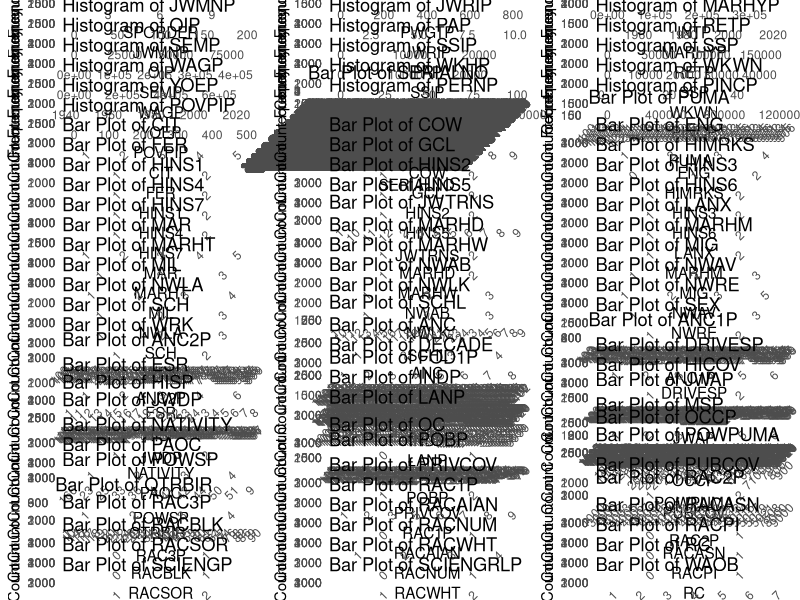
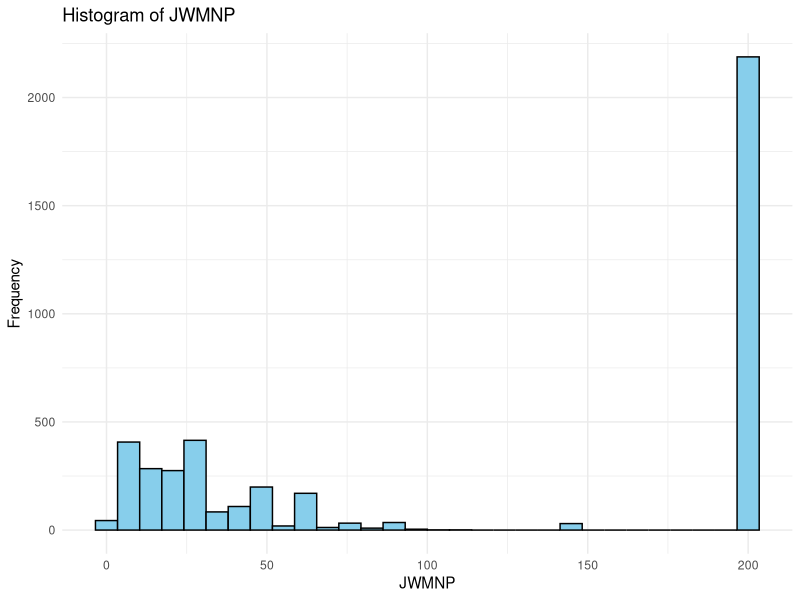

Write R code to recreate these figures, in order.
df <- read.csv('project_data.csv')
dim(df)
head(df)

# convert class to factor
df$Class <- as.factor(df$Class)
sapply(df, class)

int_to_char <- c("DIVISION", "PUMA", "REGION",
                     "STATE", "ADJINC", "CIT", "COW", "ENG",
                     "FER", "GCL", "GCM", "GCR", "HIMRKS", 
                     "HINS1", "HINS2", "HINS3", "HINS4",
                     "HINS5", "HINS6", "HINS7", "JWTRNS", 
                     "LANX", "MAR", "MARHD", "MARHM", "MARHT", 
                     "MARHW", "MIG", "MIL", "MLPA", "MLPB", "MLPCD", 
                     "MLPE", "MLPFG", "MLPH", "MLPIK", "MLPJ", "NWAB", 
                     "NWAV", "NWLA", "NWLK", "NWRE", "SCH", "SCHG",
                     "SCHL", "SEX", "WRK", "ANC", "ANC1P", "ANC2P",
                     "DECADE", "DRIVESP", "ESP", "ESR", "FOD1P", "FOD2P",
                     "HICOV", "HISP", "INDP", "JWAP", "JWDP", "LANP", "MIGPUMA",
                     "MIGSP", "MSP", "NATIVITY", "NOP", "OC", "OCCP", "PAOC",
                     "POBP", "POWPUMA", "POWSP", "PRIVCOV", "PUBCOV", "QTRBIR",
                     "RAC1P", "RAC2P", "RAC3P", "RACAIAN", "RACASN", "RACBLK",
                     "RACNH", "RACNUM", "RACPI", "RACSOR", "RACWHT", "RC", "SCIENGP",
                     "SCIENGRLP", "SFN", "SFR", "VPS", "WAOB")
df[int_to_char] <- lapply(df[int_to_char], as.character)
sapply(df, class)




# Identify numeric and categorical columns
numeric_columns <- sapply(df, is.numeric)
categorical_columns <- sapply(df, is.character)

# 1️⃣ For Numeric Columns: Remove columns with near-zero variance
low_variance_numeric <- names(df)[numeric_columns][sapply(df[numeric_columns], function(col) var(col, na.rm = TRUE) == 0)]

# 2️⃣ For Categorical Columns: Remove columns with only one unique value
low_variability_categorical <- names(df)[categorical_columns][sapply(df[categorical_columns], function(col) length(unique(col)) == 1)]

# Combine low variability columns
low_variability_columns <- c(low_variance_numeric, low_variability_categorical)

# Remove these columns from df
df <- df[, !names(df) %in% low_variability_columns]

# ✅ Check remaining columns
dim(df)
print(low_variability_columns)




sapply(df, function(x) sum(is.na(x)))

missing_percentage <- colMeans(is.na(df)) * 100
missing_percentage
columns_to_remove <- names(missing_percentage[missing_percentage > 80])
columns_to_remove
df <- df[, !names(df) %in% columns_to_remove]
dim(df)
sapply(df, function(x) sum(is.na(x)))






# Function to calculate the mode
get_mode <- function(v) {
  uniqv <- unique(v[!is.na(v)])  # Exclude NA values
  uniqv[which.max(tabulate(match(v, uniqv)))]
}

# Impute missing values with mode for character columns
char_columns <- sapply(df, is.character)

df[char_columns] <- lapply(df[char_columns], function(col) {
  if (any(is.na(col))) {
    mode_value <- get_mode(col)
    col[is.na(col)] <- mode_value
  }
  return(col)
})

# Check if missing values are handled
sapply(df, function(x) sum(is.na(x)))

sapply(df, class)





# Identify integer columns
int_columns <- sapply(df, is.integer)

# Replace missing values with 9999 in specified columns
cols_to_replace <- c("MARHYP", "YOEP")

# Apply replacement
df[cols_to_replace] <- lapply(df[cols_to_replace], function(col) {
  col[is.na(col)] <- 2024
  return(col)
})

# Replace missing values with 9999 in specified columns
cols_to_replace <- c("JWMNP")

# Apply replacement
df[cols_to_replace] <- lapply(df[cols_to_replace], function(col) {
  col[is.na(col)] <- 201
  return(col)
})

# Verify if missing values are handled
sapply(df[cols_to_replace], function(x) sum(is.na(x)))

# View updated data
head(df[cols_to_replace])


# Impute missing values with median for integer columns
df[int_columns] <- lapply(df[int_columns], function(col) {
  if (any(is.na(col))) {
    median_value <- median(col, na.rm = TRUE)
    col[is.na(col)] <- median_value
  }
  return(col)
})

# Check if missing values are handled
sapply(df, function(x) sum(is.na(x)))




install.packages("gridExtra")

# Load necessary libraries
library(ggplot2)
library(gridExtra)

# Function to create histograms for numeric columns
create_histogram <- function(df, col_name) {
  ggplot(df, aes_string(x = col_name)) +
    geom_histogram(bins = 30, fill = "skyblue", color = "black") +
    theme_minimal() +
    labs(title = paste("Histogram of", col_name), x = col_name, y = "Frequency")
}

# Function to create bar plots for character columns
create_barplot <- function(df, col_name) {
 ggplot(df, aes_string(x = col_name)) +
  geom_bar(fill = "coral", color = "black") +
  theme_minimal() +
  theme(axis.text.x = element_text(angle = 45, hjust = 1)) +
  labs(title = paste("Bar Plot of", col_name), x = col_name, y = "Count")
}

# Identify numeric and character columns
numeric_columns <- sapply(df, is.numeric)
character_columns <- sapply(df, is.character)

# Create a list of plots for both numeric and character columns
plots <- list()

# Add numeric histograms
for (col_name in names(df)[numeric_columns]) {
  plots[[length(plots) + 1]] <- create_histogram(df, col_name)
}

# Add bar plots for character columns
for (col_name in names(df)[character_columns]) {
  plots[[length(plots) + 1]] <- create_barplot(df, col_name)
}

# Arrange plots in a grid (adjust ncol and nrow as needed)
grid.arrange(grobs = plots, ncol = 3)


create_histogram(df, "JWMNP")
